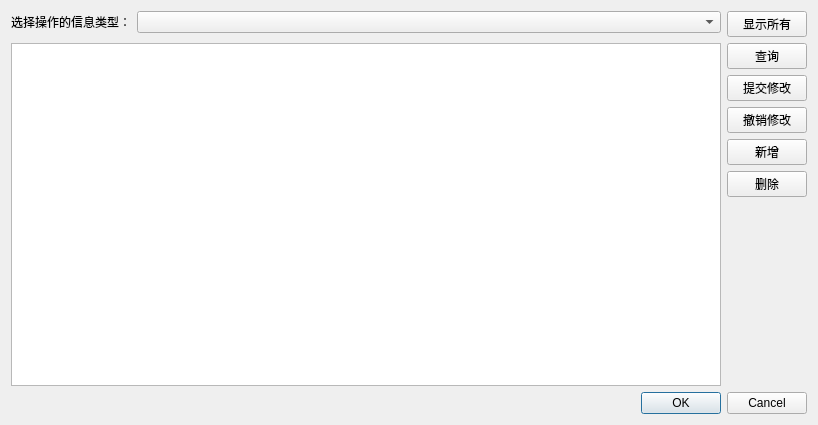
<?xml version="1.0" encoding="UTF-8"?>
<ui version="4.0">
 <class>InformationsDialog</class>
 <widget class="QDialog" name="InformationsDialog">
  <property name="geometry">
   <rect>
    <x>0</x>
    <y>0</y>
    <width>818</width>
    <height>425</height>
   </rect>
  </property>
  <property name="windowTitle">
   <string>Dialog</string>
  </property>
  <layout class="QVBoxLayout" name="verticalLayout_2">
   <item>
    <layout class="QHBoxLayout" name="horizontalLayout">
     <item>
      <layout class="QFormLayout" name="formLayout">
       <item row="0" column="0">
        <widget class="QLabel" name="label">
         <property name="text">
          <string>选择操作的信息类型：</string>
         </property>
        </widget>
       </item>
       <item row="0" column="1">
        <widget class="QComboBox" name="comboBox_tableName">
         <property name="autoFillBackground">
          <bool>false</bool>
         </property>
         <property name="frame">
          <bool>true</bool>
         </property>
        </widget>
       </item>
      </layout>
     </item>
     <item>
      <widget class="QPushButton" name="pushButton_showAll">
       <property name="minimumSize">
        <size>
         <width>0</width>
         <height>25</height>
        </size>
       </property>
       <property name="maximumSize">
        <size>
         <width>80</width>
         <height>16777215</height>
        </size>
       </property>
       <property name="text">
        <string>显示所有</string>
       </property>
       <property name="autoDefault">
        <bool>false</bool>
       </property>
      </widget>
     </item>
    </layout>
   </item>
   <item>
    <layout class="QHBoxLayout" name="horizontalLayout_2">
     <item>
      <widget class="QTableView" name="tableView">
       <property name="sortingEnabled">
        <bool>true</bool>
       </property>
      </widget>
     </item>
     <item>
      <layout class="QVBoxLayout" name="verticalLayout">
       <item>
        <widget class="QPushButton" name="pushButton_select">
         <property name="minimumSize">
          <size>
           <width>0</width>
           <height>25</height>
          </size>
         </property>
         <property name="text">
          <string>查询</string>
         </property>
         <property name="autoDefault">
          <bool>false</bool>
         </property>
        </widget>
       </item>
       <item>
        <widget class="QPushButton" name="pushButton_commit">
         <property name="minimumSize">
          <size>
           <width>0</width>
           <height>25</height>
          </size>
         </property>
         <property name="text">
          <string>提交修改</string>
         </property>
         <property name="autoDefault">
          <bool>false</bool>
         </property>
        </widget>
       </item>
       <item>
        <widget class="QPushButton" name="pushButton_rollback">
         <property name="minimumSize">
          <size>
           <width>0</width>
           <height>25</height>
          </size>
         </property>
         <property name="text">
          <string>撤销修改</string>
         </property>
         <property name="autoDefault">
          <bool>false</bool>
         </property>
        </widget>
       </item>
       <item>
        <widget class="QPushButton" name="pushButton_add">
         <property name="minimumSize">
          <size>
           <width>0</width>
           <height>25</height>
          </size>
         </property>
         <property name="text">
          <string>新增</string>
         </property>
         <property name="autoDefault">
          <bool>false</bool>
         </property>
        </widget>
       </item>
       <item>
        <widget class="QPushButton" name="pushButton_delete">
         <property name="minimumSize">
          <size>
           <width>0</width>
           <height>25</height>
          </size>
         </property>
         <property name="text">
          <string>删除</string>
         </property>
         <property name="autoDefault">
          <bool>false</bool>
         </property>
        </widget>
       </item>
       <item>
        <spacer name="verticalSpacer">
         <property name="orientation">
          <enum>Qt::Vertical</enum>
         </property>
         <property name="sizeHint" stdset="0">
          <size>
           <width>20</width>
           <height>40</height>
          </size>
         </property>
        </spacer>
       </item>
      </layout>
     </item>
    </layout>
   </item>
   <item>
    <widget class="QDialogButtonBox" name="buttonBox">
     <property name="minimumSize">
      <size>
       <width>0</width>
       <height>0</height>
      </size>
     </property>
     <property name="orientation">
      <enum>Qt::Horizontal</enum>
     </property>
     <property name="standardButtons">
      <set>QDialogButtonBox::Cancel|QDialogButtonBox::Ok</set>
     </property>
    </widget>
   </item>
  </layout>
 </widget>
 <resources/>
 <connections>
  <connection>
   <sender>buttonBox</sender>
   <signal>accepted()</signal>
   <receiver>InformationsDialog</receiver>
   <slot>accept()</slot>
   <hints>
    <hint type="sourcelabel">
     <x>248</x>
     <y>254</y>
    </hint>
    <hint type="destinationlabel">
     <x>157</x>
     <y>274</y>
    </hint>
   </hints>
  </connection>
  <connection>
   <sender>buttonBox</sender>
   <signal>rejected()</signal>
   <receiver>InformationsDialog</receiver>
   <slot>reject()</slot>
   <hints>
    <hint type="sourcelabel">
     <x>316</x>
     <y>260</y>
    </hint>
    <hint type="destinationlabel">
     <x>286</x>
     <y>274</y>
    </hint>
   </hints>
  </connection>
 </connections>
</ui>
